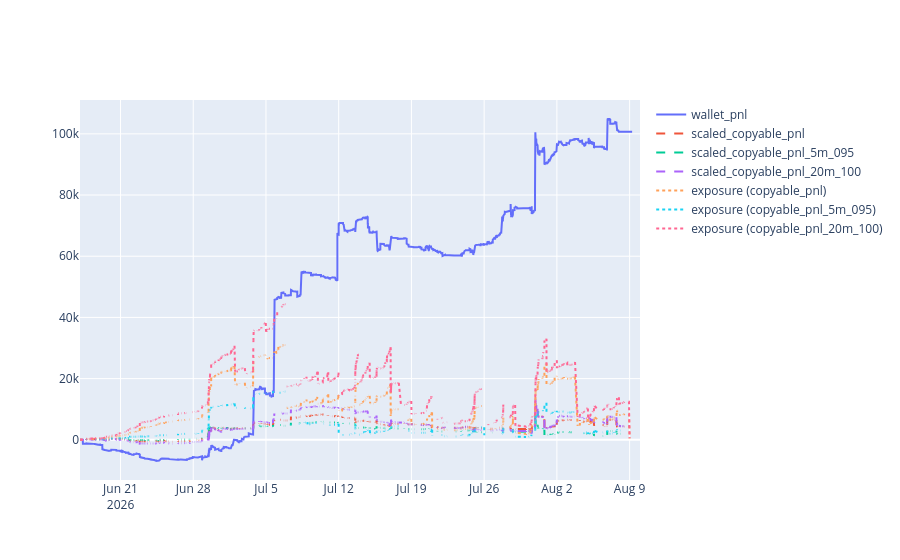

The code cell stored with this chart in its notebook:
### Code cell
# ── exposure + PnL over time, per copyable variant ────────────────────────────
agg_dict = {"wallet_pnl": ("trade_pnl", "sum")}
agg_dict.update({f"scaled_{c}": (f"scaled_{c}", "sum") for c in COPYABLE_PNL_COLS})
agg_dict.update({f"scaled_{c}_exposure": (f"scaled_{c}_exposure", "sum") for c in COPYABLE_PNL_COLS})
df_plot = df.groupby("end_date_iso").agg(**agg_dict).reset_index()

df.sort_values("bucket", inplace=True)
df["wallet_pnl_cumsum"] = df["trade_pnl"].cumsum()
for c in COPYABLE_PNL_COLS:
    df[f"scaled_{c}_cumsum"] = df[f"scaled_{c}"].cumsum()

# exposure per variant: fills add exposure at buy time; positions resolve at
# EOD of end_date_iso (+1 day), releasing the exposure (negative delta).
variant_exposure = []
for c in COPYABLE_PNL_COLS:
    exp_col = f"scaled_{c}_exposure"

    resolution = df_plot[["end_date_iso", exp_col]].rename(columns={exp_col: "exposure_delta"})
    resolution["dt"] = pd.to_datetime(resolution["end_date_iso"]) + pd.Timedelta(days=1)
    resolution["exposure_delta"] = -resolution["exposure_delta"]
    resolution["variant"] = c

    buy = df[["bucket", exp_col]].rename(columns={"bucket": "dt", exp_col: "exposure_delta"})
    buy["variant"] = c

    variant_exposure.append(
        pd.concat(
            [resolution[["dt", "variant", "exposure_delta"]], buy[["dt", "variant", "exposure_delta"]]],
            ignore_index=True,
        )
    )

df_exposure = pd.concat(variant_exposure, ignore_index=True)
df_exposure.sort_values("dt", inplace=True)
df_exposure["exposure"] = df_exposure.groupby("variant")["exposure_delta"].cumsum()

import plotly.graph_objects as go

fig = go.Figure()

fig.add_trace(go.Scatter(
    x=df["bucket"],
    y=df["wallet_pnl_cumsum"],
    mode="lines",
    name="wallet_pnl",
))

for c in COPYABLE_PNL_COLS:
    fig.add_trace(go.Scatter(
        x=df["bucket"],
        y=df[f"scaled_{c}_cumsum"],
        mode="lines",
        name=f"scaled_{c}",
        line=dict(dash="dash"),
    ))

for c in COPYABLE_PNL_COLS:
    exp_df = df_exposure[df_exposure["variant"] == c]
    fig.add_trace(go.Scatter(
        x=exp_df["dt"],
        y=exp_df["exposure"],
        mode="lines",
        name=f"exposure ({c})",
        line=dict(dash="dot"),
    ))

fig.show()

### Figure 1 — Plotly figure (JSON) as saved in the notebook; plotly's stock layout.template omitted (floating-point values rounded to 4 significant figures; data arrays with more than 128 entries replaced by an {"elided": "..."} marker saying what was removed)
{"data": [{"mode": "lines", "name": "wallet_pnl", "type": "scatter", "x": {"elided": "11557 str values"}, "y": {"elided": "11557 float values"}}, {"line": {"dash": "dash"}, "mode": "lines", "name": "scaled_copyable_pnl", "type": "scatter", "x": {"elided": "11557 str values"}, "y": {"elided": "11557 float values"}}, {"line": {"dash": "dash"}, "mode": "lines", "name": "scaled_copyable_pnl_5m_095", "type": "scatter", "x": {"elided": "11557 str values"}, "y": {"elided": "11557 float values"}}, {"line": {"dash": "dash"}, "mode": "lines", "name": "scaled_copyable_pnl_20m_100", "type": "scatter", "x": {"elided": "11557 str values"}, "y": {"elided": "11557 float values"}}, {"line": {"dash": "dot"}, "mode": "lines", "name": "exposure (copyable_pnl)", "type": "scatter", "x": {"elided": "11597 str values"}, "y": {"elided": "11597 float values"}}, {"line": {"dash": "dot"}, "mode": "lines", "name": "exposure (copyable_pnl_5m_095)", "type": "scatter", "x": {"elided": "11597 str values"}, "y": {"elided": "11597 float values"}}, {"line": {"dash": "dot"}, "mode": "lines", "name": "exposure (copyable_pnl_20m_100)", "type": "scatter", "x": {"elided": "11597 str values"}, "y": {"elided": "11597 float values"}}], "layout": {}}
